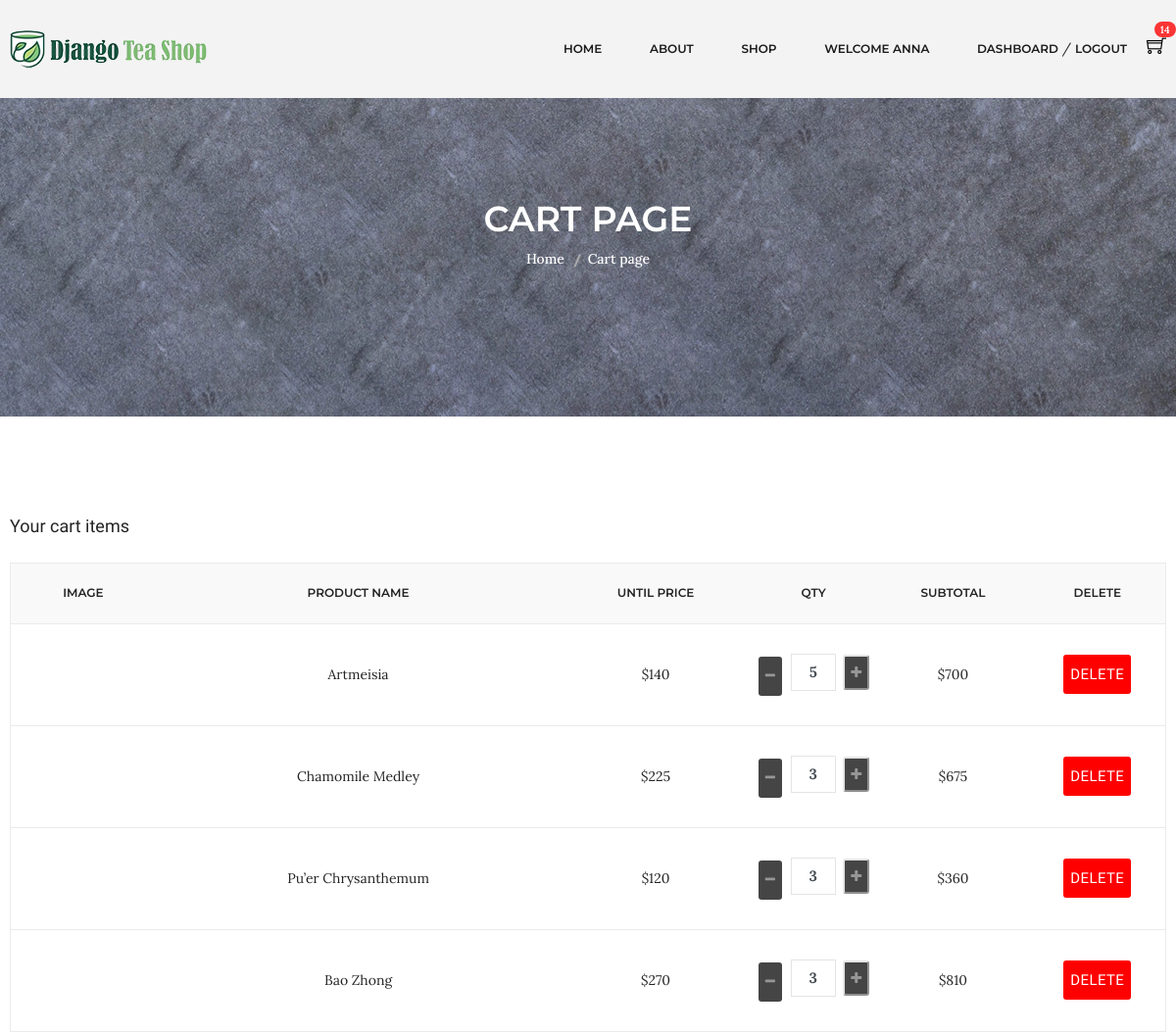
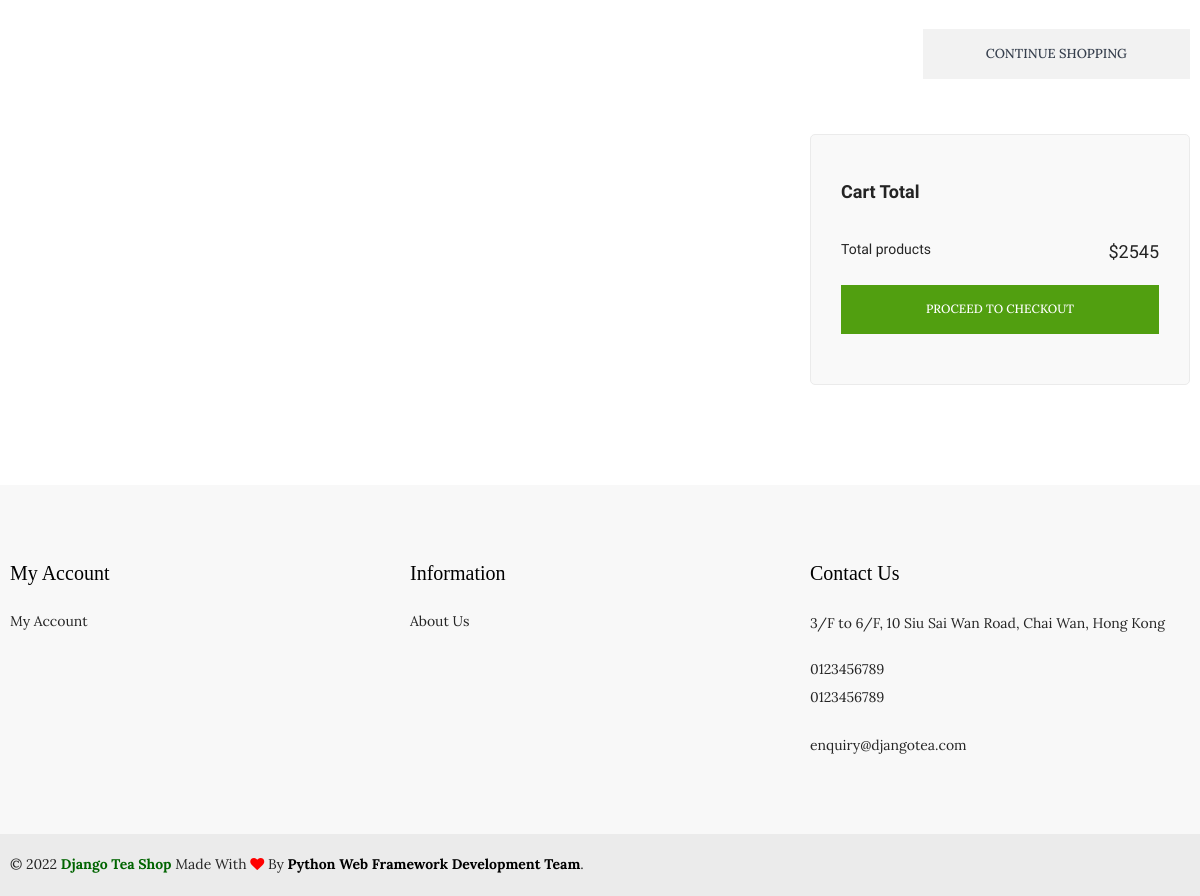
The app's page /cart/ (signed in) with its own data (2 pictures, top to bottom).
### accounts/models.py (models this page shows, shortened)
class Account(AbstractBaseUser):
    first_name = models.CharField(max_length=50)
    last_name = models.CharField(max_length=50)
    username = models.CharField(max_length=100, unique=True)
    email = models.EmailField(max_length=100, unique=True)
    phone_number = models.CharField(max_length=50)
    date_joined = models.DateTimeField(auto_now_add=True)
    last_login = models.DateTimeField(auto_now_add=True)
    is_admin = models.BooleanField(default=False)
    is_staff = models.BooleanField(default=False)
    is_active = models.BooleanField(default=False)
    is_superadmin = models.BooleanField(default=False)
    USERNAME_FIELD = 'email'
    REQUIRED_FIELDS = ['username', 'first_name', 'last_name']
    objects = MyAccountManager()

### carts/models.py (models this page shows, shortened)
class CartItem(models.Model):
    user = models.ForeignKey(Account, on_delete=models.CASCADE, null=True)
    variations = models.ManyToManyField(Variation, blank=True)
    product = models.ForeignKey(Product, on_delete=models.CASCADE)
    cart = models.ForeignKey(Cart, on_delete=models.CASCADE, null=True)
    quantity = models.IntegerField()
    is_active = models.BooleanField(default=True)
    def sub_total(self):
        return self.product.discounted_price * self.quantity

### shop/models.py (models this page shows, shortened)
class Product(models.Model):
    tea_name = models.CharField(max_length=100, unique=True)
    tea_type = models.CharField(max_length=100)
    slug = models.SlugField(max_length=100, unique=True)
    origin = models.CharField(max_length=100)
    color = models.CharField(max_length=50, blank=True)
    aroma = models.CharField(max_length=100, blank=True)
    taste = models.CharField(max_length=100, blank=True)
    tea_nature  = models.CharField(max_length=100, blank=True)
    is_available = models.BooleanField(default=True)
    is_new = models.BooleanField(default=False)
    properties = models.TextField(max_length=300, blank=True)
    weight = models.IntegerField()
    original_price = models.IntegerField()
    discounted_price = models.IntegerField()
    discount_rate = models.IntegerField(blank=True)
    photo_1 = models.ImageField(upload_to='photos/%Y/%m/%d', blank=True)
    photo_1_t = models.ImageField(upload_to='photos/%Y/%m/%d', blank=True)
    photo_1_z = models.ImageField(upload_to='photos/%Y/%m/%d', blank=True)
    photo_2 = models.ImageField(upload_to='photos/%Y/%m/%d', blank=True)
    photo_2_t = models.ImageField(upload_to='photos/%Y/%m/%d', blank=True)
    photo_2_z = models.ImageField(upload_to='photos/%Y/%m/%d', blank=True)
    photo_3 = models.ImageField(upload_to='photos/%Y/%m/%d', blank=True)
    photo_3_t = models.ImageField(upload_to='photos/%Y/%m/%d', blank=True)
    photo_3_z = models.ImageField(upload_to='photos/%Y/%m/%d', blank=True)
    photo_4 = models.ImageField(upload_to='photos/%Y/%m/%d', blank=True)
    photo_4_t = models.ImageField(upload_to='photos/%Y/%m/%d', blank=True)
    photo_4_z = models.ImageField(upload_to='photos/%Y/%m/%d', blank=True)
    created_date = models.DateTimeField(default=datetime.now)
    modified_date = models.DateTimeField(default=datetime.now)
    stars = models.IntegerField()
    store = models.IntegerField()
    category = models.ForeignKey(Category, on_delete=models.CASCADE)
    def get_url(self):
        return reverse('product_detail', args=[self.category.slug, self.slug])

### carts/views.py (the view)
# urls.py: path('', views.cart, name='cart'),
def cart(request, total=0, quantity=0, cart_items=None):
    try:
        tax = 0
        grand_total = 0
        if request.user.is_authenticated:
            cart_items = CartItem.objects.filter(user=request.user, is_active=True)
        else:
            cart = Cart.objects.get(cart_id=_cart_id(request))
            cart_items = CartItem.objects.filter(cart=cart, is_active=True)
        for cart_item in cart_items:
            total += (cart_item.product.discounted_price * cart_item.quantity)
            quantity += cart_item.quantity
        grand_total = total
    except ObjectDoesNotExist:
        pass # just ignore
    context = {
        'total': total,
        'quantity': quantity,
        'cart_items': cart_items,
        'grand_total': grand_total,
    }
    return render(request, 'shop/cart.html', context)

### carts/context_processors.py (called while the page is built)
def counter(request):
    cart_count = 0
    if 'admin' in request.path:
        return {}
    else:
        try:
            cart = Cart.objects.filter(cart_id=_cart_id(request))
            if request.user.is_authenticated:
                cart_items = CartItem.objects.all().filter(user=request.user)
            else:
                cart_items = CartItem.objects.all().filter(cart=cart[:1])
            for cart_item in cart_items:
                cart_count += cart_item.quantity
        except cart.DoesNotExist:
            cart_count = 0
    return dict(cart_count=cart_count)

### carts/views.py (called while the page is built)
def _cart_id(request):
    cart = request.session.session_key
    if not cart:
        cart = request.session.create()
    return cart

### category/context_processors.py (called while the page is built)
def menu_links(request):
    links = Category.objects.all()
    return dict(links=links)

### templates/shop/cart.html (shortened to what this page needs)
{% extends 'base.html' %}
{% load static %}
{% block content %}
<div class="breadcrumb-area ptb-150" style="background-image: url(../static/img/banner/banner.jpg)">
  <div class="container">
    <div class="breadcrumb-content text-center mt-50">
      <h3>CART PAGE</h3>
      <ul>
        <li><a href="{% url 'index' %}">Home</a></li>
        <li class="active">Cart page</li>
      </ul>
    </div>
  </div>
</div>
<div class="cart-main-area ptb-100">
  <div class="container">
    {% if not cart_items %}
    <div class="text-center mb-100">
      <h4 class="mb-20">Your shopping cart is empty</h4>
      <a href="{% url 'shop' %}" type="button" class="button">&#x2004;Continue shopping&#x2004;</a>
    </div>
    {% else %}
    <h3 class="page-title">Your cart items</h3>
    <div class="row">
      <div class="col-lg-12 col-md-12 col-sm-12 col-12">
        <div class="table-content table-responsive">
          <table>
            <thead>
              <tr>
                <th>Image</th>
                <th>Product Name</th>
                <th>Until Price</th>
                <th>Qty</th>
                <th>Subtotal</th>
                <th>Delete</th>
              </tr>
            </thead>
            <tbody>
              {% for cart_item in cart_items %}
              <tr>
                <td class="product-thumbnail">
                </td>
                <td class="product-name">
                  <a href="{{ cart_item.product.get_url }}">{{ cart_item.product.tea_name }}</a>
                </td>
                <td class="product-price-cart">
                  <span class="amount">${{ cart_item.product.discounted_price }}</span>
                </td>
                <td class="product-quantity">
                  <div class="input-group input-spinner">
                    <div class="input-group-prepend">
                      <a href="{% url 'remove_cart' cart_item.product.id cart_item.id %}" class="button btn-light"
                        type="button" id="button-minus" style="background: #454545">
                        <i class="fa fa-minus"></i></a>&#x2006;
                    </div>
                    <input type="text" class="form-control" value="{{cart_item.quantity}}" />
                    <div class="input-group-append">
                      <form class="btn" action="{% url 'add_cart' cart_item.product.id %}" method="POST">
                        <button class="button btn-light" type="submit" id="button-plus" style="background: #454545">
                          <i class="fa fa-plus"></i>
                        </button>
                      </form>
                    </div>
                  </div>
                </td>
                <td class="product-subtotal">${{ cart_item.sub_total }}</td>
                <td class="product-remove">
                  <a type="button" onclick="return confirm('Are you sure you want to delete this item?')"
                    class="button btn-danger" href="{% url 'remove_cart_item' cart_item.product.id cart_item.id %}">
                    Delete
                  </a>
                </td>
              </tr>
              {% endfor %}
            </tbody>
          </table>
        </div>
        <div class="row">
          <div class="col-lg-12">
            <div class="cart-shiping-update-wrapper">
              <div class="cart-clear">
                <a href="{% url 'shop' %}">Continue Shopping</a>
              </div>
            </div>
          </div>
        </div>
        <div class="row">
          <div class="col-lg-4 col-md-6"></div>
          <div class="col-lg-4 col-md-6"></div>
          <div class="col-lg-4 col-md-12">
            <div class="grand-totall">
              <div class="title-wrap">
                <h4 class="cart-bottom-title section-bg-gary-cart">
                  Cart Total
                </h4>
              </div>
              <h5>Total products <span>${{ grand_total }}</span></h5>
              <a href="{% url 'checkout' %}">Proceed to Checkout</a>
            </div>
          </div>
        </div>
      </div>
    </div>
  </div>
</div>
{% endif %} {% endblock %}

### templates/partials/_navbar.html (shortened to what this page needs)
{% load static %}
<header class="header-area gray-bg clearfix fixed-top">
  <div class="header-bottom">
    <div class="container">
      <div class="row">
        <div class="col-lg-3 col-md-4 col-6">
          <div class="logo">
            <a href="{% url 'index' %}">
              <img alt="" src="{% static 'img/logo/logo.png' %}" />
            </a>
          </div>
        </div>
        <div class="col-lg-9 col-md-8 col-6">
          <div class="header-bottom-right">
            <div class="main-menu">
              <nav>
                <ul>
                  <li class="top-hover">
                    <a href="{% url 'index' %}">home</a>
                  </li>
                  <li><a href="{% url 'about' %}">about</a></li>
                  <li class="mega-menu-position top-hover">
                    <a href="{% url 'shop' %}">shop</a>
                  </li>
                  {% if user.id is None %}
                  <li class="top-hover">
                    <a href="{% url 'login' %}">login</a> / <a href="{% url 'register' %}">register</a>
                  </li>
                  {% else %}
                  <li><a href="#">Welcome {{ user.first_name }}</a></li>
                  <li class="top-hover">
                    <a href="{% url 'cart' %}">dashboard</a> / <a href="{% url 'logout' %}">logout</a>
                  </li>
                  {% endif %}
                </ul>
              </nav>
            </div>
            <div class="header-cart">
              <a href="{% url 'cart' %}" class="widget-header">
              <div class="cart-icon">
                <i class="ti-shopping-cart"></i>
              </div><span class="badge badge-pill badge-danger notify mt-25">{{cart_count}}</span>
            </a>
              </div>
            </div>
          </div>
        </div>
      </div>
    </div>
</header>

### djangoteashop/static/css/ui.css (style rules this page uses)
html { font-family: "Inter", sans-serif; font-size: 15px; }
.widget-header { display: inline-block; vertical-align: middle; position: relative; }
.widget-header i { color: #969696; }
.widget-header .notify { position: absolute; top: -3px; right: -10px; }
.btn-light { background-color: #fff; border-color: #e4e4e4; }
.btn-light i { color: #969696; }
.notify { position: absolute; top: -4px; right: -10px; display: inline-block; padding: 0.25em 0.6em; font-size: 12px; line-height: 1; text-align: center; border-radius: 3rem; color: #fff; background-color: #fa3434; }
.input-spinner { width: 125px; flex-wrap: nowrap; display: inline-flex; vertical-align: middle; }
.input-spinner input.form-control { text-align: center; max-width: 46px; font-weight: bold; flex-basis: 46px; border-color: #e4e4e4; flex-grow: 0; }
.input-spinner .btn { width: 42px; text-align: center; padding-left: 0.5rem; padding-right: 0.5rem; }

### records on screen
Account: first_name "ANNA"
CartItem: product.tea_name "Artmeisia", product.discounted_price "140", quantity "5", sub_total "700"
CartItem: product.tea_name "Chamomile Medley", product.discounted_price "225", quantity "3", sub_total "675"
CartItem: product.tea_name "Pu’er Chrysanthemum", product.discounted_price "120", quantity "3", sub_total "360"
CartItem: product.tea_name "Bao Zhong", product.discounted_price "270", quantity "3", sub_total "810"

### other values on screen
{{ cart_count }} "14"
{{ grand_total }} "2545"
